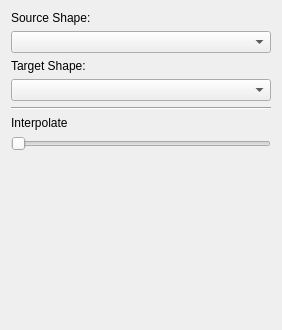
<?xml version="1.0" encoding="UTF-8"?>
<ui version="4.0">
 <class>ShapeInterpolationWidget</class>
 <widget class="QWidget" name="ShapeInterpolationWidget">
  <property name="geometry">
   <rect>
    <x>0</x>
    <y>0</y>
    <width>282</width>
    <height>330</height>
   </rect>
  </property>
  <layout class="QVBoxLayout" name="verticalLayout">
   <item>
    <widget class="QLabel" name="labelSourceShape">
     <property name="text">
      <string>Source Shape:</string>
     </property>
    </widget>
   </item>
   <item>
    <widget class="QComboBox" name="comboBoxSourceShape"/>
   </item>
   <item>
    <widget class="QLabel" name="labelTargetShape">
     <property name="text">
      <string>Target Shape:</string>
     </property>
    </widget>
   </item>
   <item>
    <widget class="QComboBox" name="comboBoxTargetShape"/>
   </item>
   <item>
    <widget class="Line" name="line">
     <property name="orientation">
      <enum>Qt::Horizontal</enum>
     </property>
    </widget>
   </item>
   <item>
    <widget class="QLabel" name="label">
     <property name="text">
      <string>Interpolate</string>
     </property>
    </widget>
   </item>
   <item>
    <widget class="QSlider" name="sliderInterpolation">
     <property name="maximum">
      <number>100</number>
     </property>
     <property name="orientation">
      <enum>Qt::Horizontal</enum>
     </property>
    </widget>
   </item>
   <item>
    <spacer name="verticalSpacer">
     <property name="orientation">
      <enum>Qt::Vertical</enum>
     </property>
     <property name="sizeHint" stdset="0">
      <size>
       <width>20</width>
       <height>122</height>
      </size>
     </property>
    </spacer>
   </item>
  </layout>
 </widget>
 <resources/>
 <connections/>
</ui>
